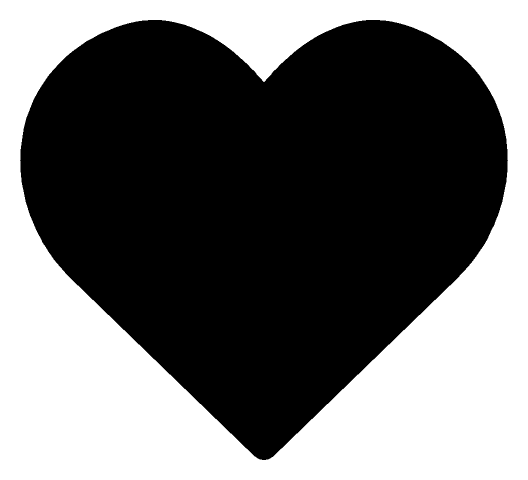
#> input picture assets/stickers/heart_black.png, 1056 x 960 px (shown at 1/2 size); its folder holds 4 pictures in this run
$ python chrome_sticker.py
#> lines starting #> are read from the running program, lines starting #| are printed output that depends on the picture
"""把黑色剪影刀模轉成鉻金屬質感的造型貼 PNG。

作法是 Y2K 液態鉻的標準假反射：整片形狀套一條垂直的環境反射帶
（天空亮 → 地平線暗 → 地面回亮），再用倒角算出的法線去「扭曲」取樣位置，
邊緣就會出現拉長的鏡面反射。最後疊高光與極淡的虹彩。
輸出 RGBA，不含陰影（陰影在合成階段依場景光源另外加）。
"""
from __future__ import annotations

from pathlib import Path

import numpy as np
from PIL import Image
from scipy.ndimage import distance_transform_edt, gaussian_filter

SHAPES = ("heart", "star", "teardrop", "tomato")   # 10-08 雲朵改蕃茄

# 垂直環境反射帶：位置 → RGB。中間那道暗帶是鉻金屬「像鏡子」的關鍵。
CHROME_RAMP = (
    (0.00, (246, 248, 252)),
    (0.18, (186, 196, 212)),
    (0.36, (96, 102, 118)),
    (0.47, (62, 66, 80)),
    (0.55, (168, 176, 190)),
    (0.63, (253, 253, 254)),
    (0.80, (212, 216, 224)),
    (1.00, (150, 156, 168)),
)

IRIDESCENT = np.array([0xDD, 0xAE, 0xFF], dtype=np.float32)   # Guideline 炫彩
PATTERN_PINK = np.array([0xFF, 0x97, 0xCE], dtype=np.float32)  # Guideline 印花

BEVEL_RATIO = 0.055      # 倒角寬度佔短邊比例；太大會變成塑膠件
DISTORT = 0.55           # 法線扭曲取樣的強度，決定邊緣反射被拉多長
TINT = 0.10              # 虹彩混入比例
SUPERSAMPLE = 3


def _ramp(sample: np.ndarray) -> np.ndarray:
    pos = np.array([s[0] for s in CHROME_RAMP], dtype=np.float32)
    cols = np.array([s[1] for s in CHROME_RAMP], dtype=np.float32)
    out = np.empty(sample.shape + (3,), dtype=np.float32)
    for c in range(3):
        out[..., c] = np.interp(np.clip(sample, 0.0, 1.0), pos, cols[:, c])
    return out


def _height_field(alpha: np.ndarray, bevel_px: float) -> np.ndarray:
    """中央微微隆起、邊緣圓弧下降的高度圖（0–1）。"""
    inside = distance_transform_edt(alpha > 0.5)
    t = np.clip(inside / max(bevel_px, 1.0), 0.0, 1.0)
    bevel = np.sqrt(1.0 - (1.0 - t) ** 2)          # 四分之一圓，邊緣才不會有折角
    dome = np.clip(inside / max(inside.max(), 1.0), 0.0, 1.0) ** 0.5
    return gaussian_filter(bevel * 0.88 + dome * 0.12, bevel_px * 0.18)


def _normals(height: np.ndarray, strength: float) -> tuple[np.ndarray, np.ndarray, np.ndarray]:
    gy, gx = np.gradient(height)
    nx, ny = -gx * strength, -gy * strength
    nz = np.ones_like(height)
    norm = np.sqrt(nx * nx + ny * ny + nz * nz)
    return nx / norm, ny / norm, nz / norm


def _iridescence(nx: np.ndarray, ny: np.ndarray) -> np.ndarray:
    phase = np.clip((nx * 0.7 + ny * 0.7 + 1.0) / 2.0, 0.0, 1.0)
    mix = (np.sin(phase * np.pi * 2.0) * 0.5 + 0.5)[..., None]
    return IRIDESCENT * mix + PATTERN_PINK * (1.0 - mix)


def render(src: Path, out: Path, size: int = 512) -> None:
    img = Image.open(src).convert("RGBA")
    scale = size * SUPERSAMPLE / max(img.size)
    img = img.resize((max(1, round(img.width * scale)), max(1, round(img.height * scale))), Image.LANCZOS)

    alpha = np.array(img)[..., 3].astype(np.float32) / 255.0
    h, w = alpha.shape
    bevel = min(h, w) * BEVEL_RATIO
    height = _height_field(alpha, bevel)
    nx, ny, nz = _normals(height, strength=min(h, w) * 0.09)

    # 形狀自身的垂直座標當基準取樣位置，再被法線扭曲
    base = np.linspace(0.0, 1.0, h, dtype=np.float32)[:, None] * np.ones((1, w), dtype=np.float32)
    colour = _ramp(base - ny * DISTORT)
    colour = colour * (1.0 - TINT) + _iridescence(nx, ny) * TINT

    # 左上主光源的鏡面高光
    spec = np.clip(nx * -0.42 + ny * -0.80 + nz * 0.43, 0.0, 1.0) ** 34
    colour += spec[..., None] * 235.0
    # 最外一圈壓暗，形狀在亮背景上才立得住
    rim = np.clip(1.0 - height / 0.22, 0.0, 1.0) * (alpha > 0.5)
    colour *= (1.0 - 0.40 * rim)[..., None]

    rgba = np.dstack([np.clip(colour, 0, 255), alpha * 255.0]).astype(np.uint8)
    res = Image.fromarray(rgba, "RGBA")
    res = res.resize((res.width // SUPERSAMPLE, res.height // SUPERSAMPLE), Image.LANCZOS)
    res.save(out)


def main() -> None:
    root = Path(__file__).resolve().parent.parent / "assets" / "stickers"
    for name in SHAPES:
        src = root / f"{name}_black.png"
        if not src.exists():
            raise FileNotFoundError(f"找不到刀模檔：{src}")
        dst = root / f"{name}_chrome.png"
        render(src, dst)
#> in render, img is the input picture: PIL image 1056x960 RGBA; mean R, G, B, A 0, 0, 0, 146.3
#> in render, `nx, ny, nz = _normals(height, strength=min(h, w) * 0.09)`:
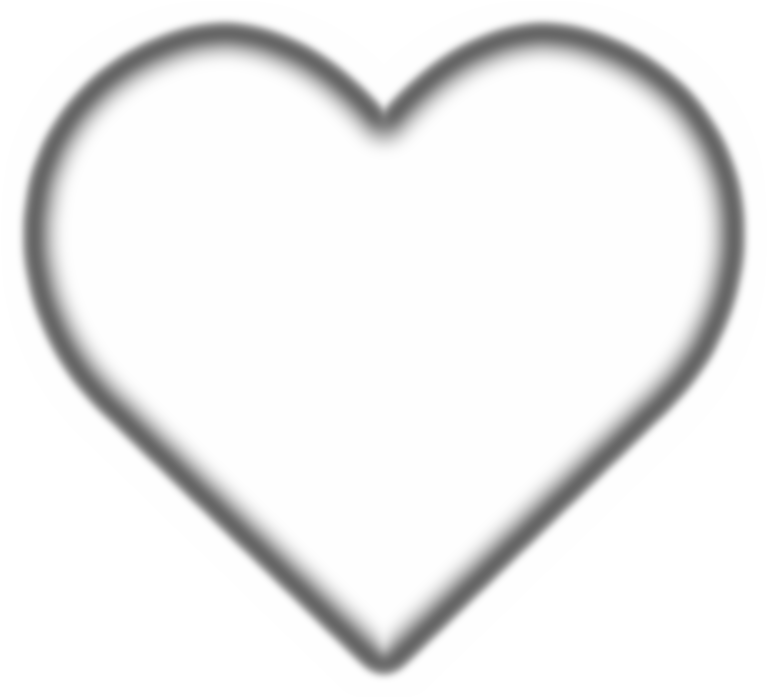
#> nz: shape (1396, 1536) float64 (shown at 1/2 size); min 0.4, max 1, mean 0.939
#> after the loop in _ramp, `for c in range(3):`:
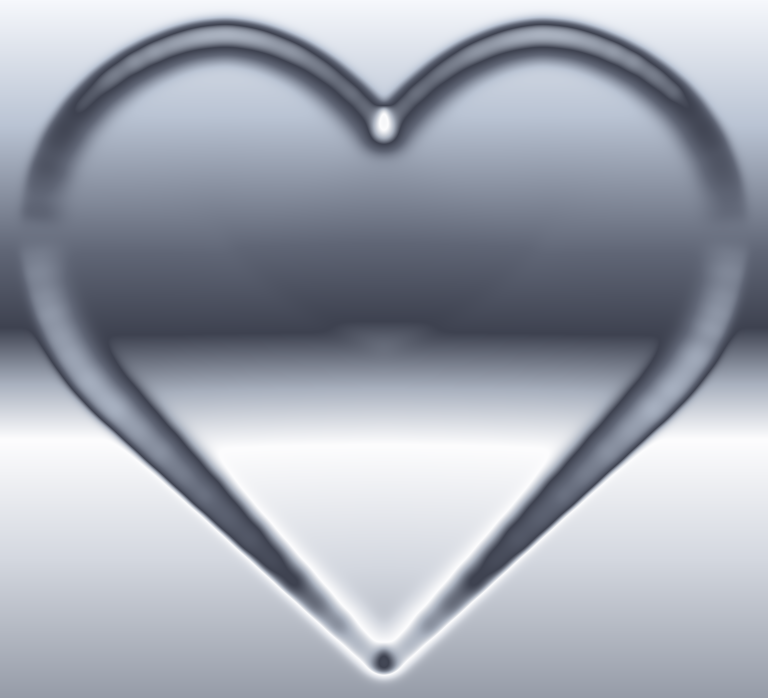
#> out: shape (1396, 1536, 3) float32 (shown at 1/2 size); mean of channels 0, 1, 2 160.3, 165.7, 177.1; drawn as R, G, B
#> after the loop in _ramp, `for c in range(3):`:
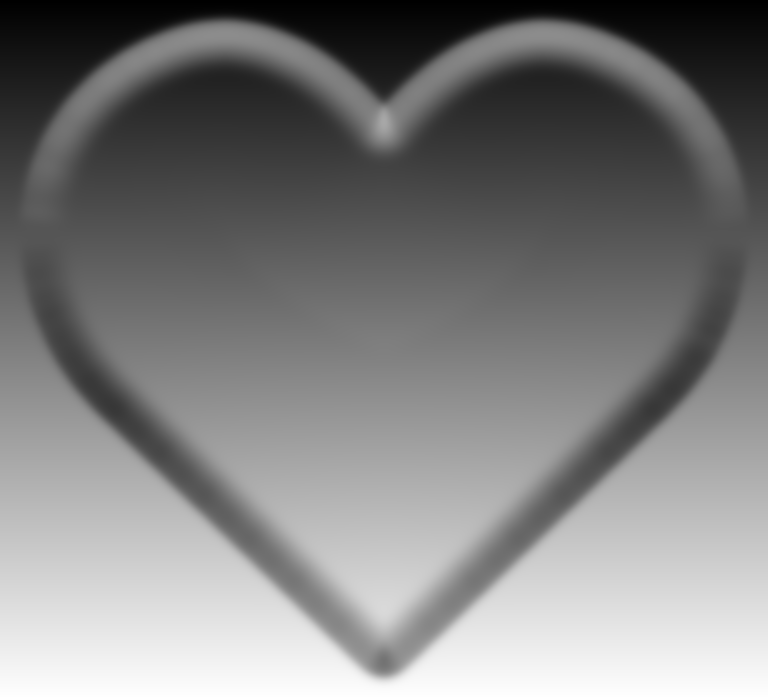
#> sample: shape (1396, 1536) float64 (shown at 1/2 size); min 0, max 1, mean 0.5
#> in _iridescence, `mix = (np.sin(phase * np.pi * 2.0) * 0.5 + 0.5)[..., None]`:
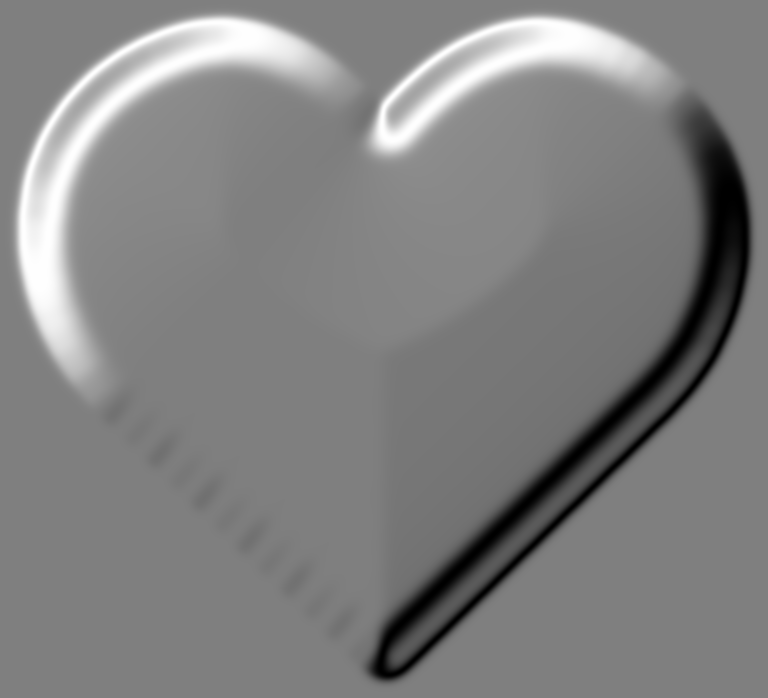
#> mix: shape (1396, 1536, 1) float64 (shown at 1/2 size); min 1.33e-10, max 1, mean 0.506
#> in _iridescence, `return IRIDESCENT * mix + PATTERN_PINK * (1.0 - mix)`:
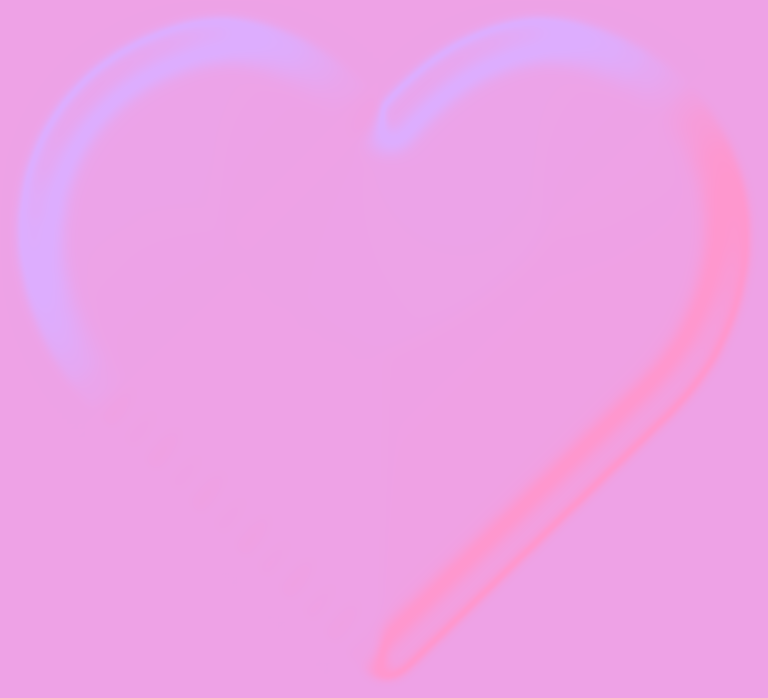
#> returned value: shape (1396, 1536, 3) float64 (shown at 1/2 size); mean of channels 0, 1, 2 237.8, 162.6, 230.8; drawn as R, G, B
#> in render, `colour += spec[..., None] * 235.0`:
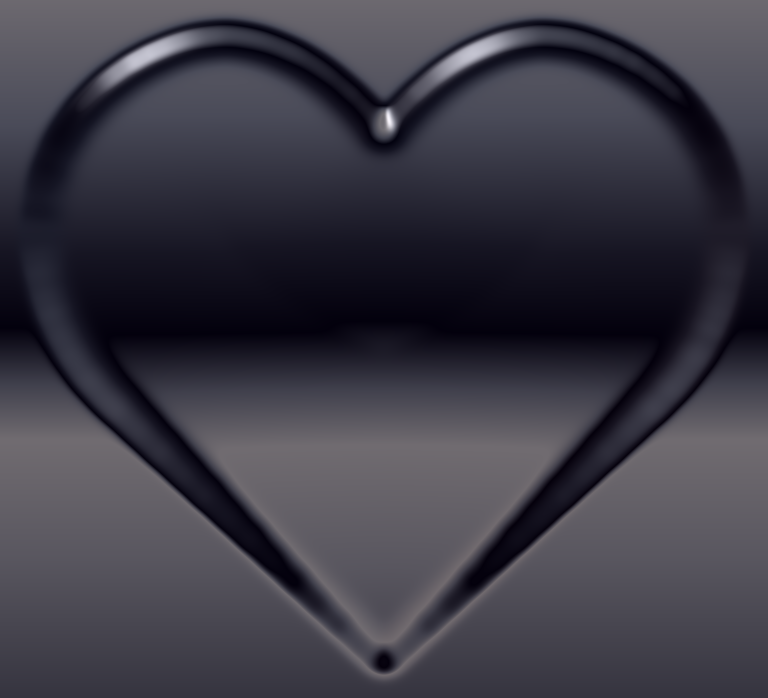
#> colour: shape (1396, 1536, 3) float64 (shown at 1/2 size); mean of channels 0, 1, 2 169.9, 167.2, 184.5; drawn with min black and max white
#> in render, `res = res.resize((res.width // SUPERSAMPLE, res.height // SUPERSAMPLE)..`:
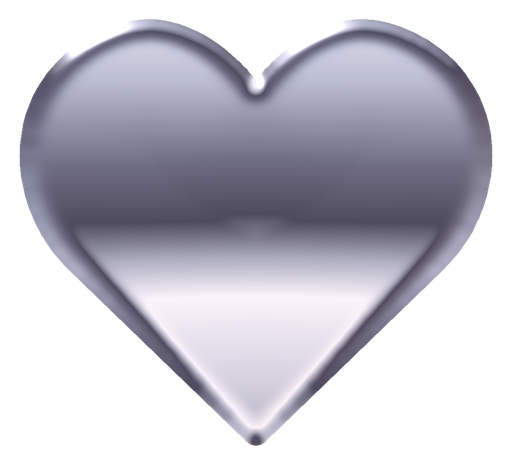
#> res: PIL image 512x465 RGBA; mean R, G, B, A 87.9, 86.7, 97.5, 146.3; transparent parts drawn white
        print(f"{name}: {src.name} -> {dst.name}")
#> pass 2 of the loop in main, `for name in SHAPES:`:
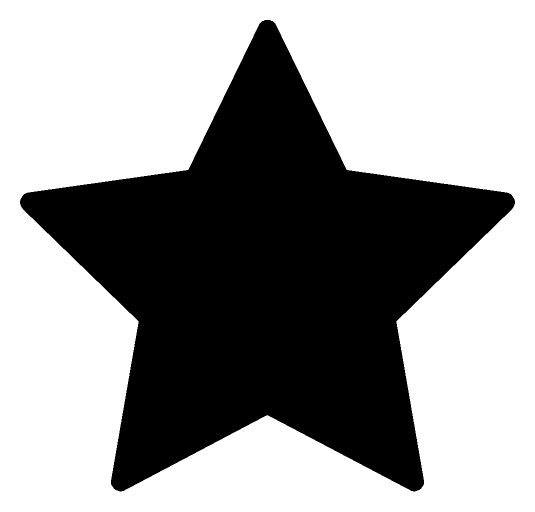
#> input picture assets/stickers/star_black.png, 1070 x 1023 px (shown at 1/2 size)
#> in render, img is the input picture: PIL image 1070x1023 RGBA; mean R, G, B, A 0, 0, 0, 100.4
#> img: PIL image 1536x1469 RGBA
#> alpha: shape (1469, 1536) float32
#> inside: shape (1469, 1536) float64
#> t: shape (1469, 1536) float64
#> dome: shape (1469, 1536) float64
#> gy: shape (1469, 1536) float64
#> gx: shape (1469, 1536) float64
#> norm: shape (1469, 1536) float64
#> nz: shape (1469, 1536) float64
#> after the loop in _ramp (call 2), `for c in range(3):`:
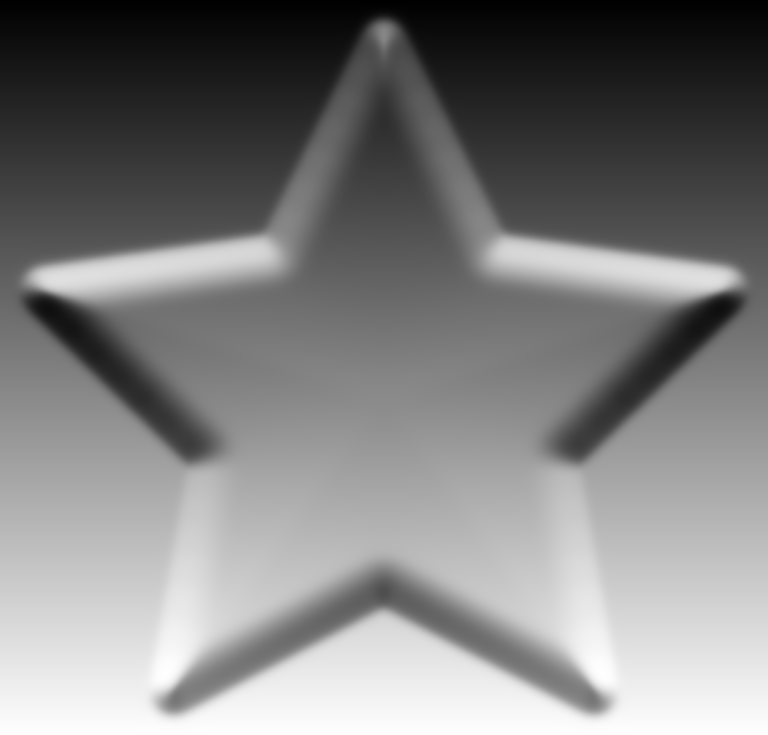
#> sample: shape (1469, 1536) float64 (shown at 1/2 size); min 0, max 1, mean 0.5
#> phase: shape (1469, 1536) float64
#> in _iridescence (call 2), `mix = (np.sin(phase * np.pi * 2.0) * 0.5 + 0.5)[..., None]`:
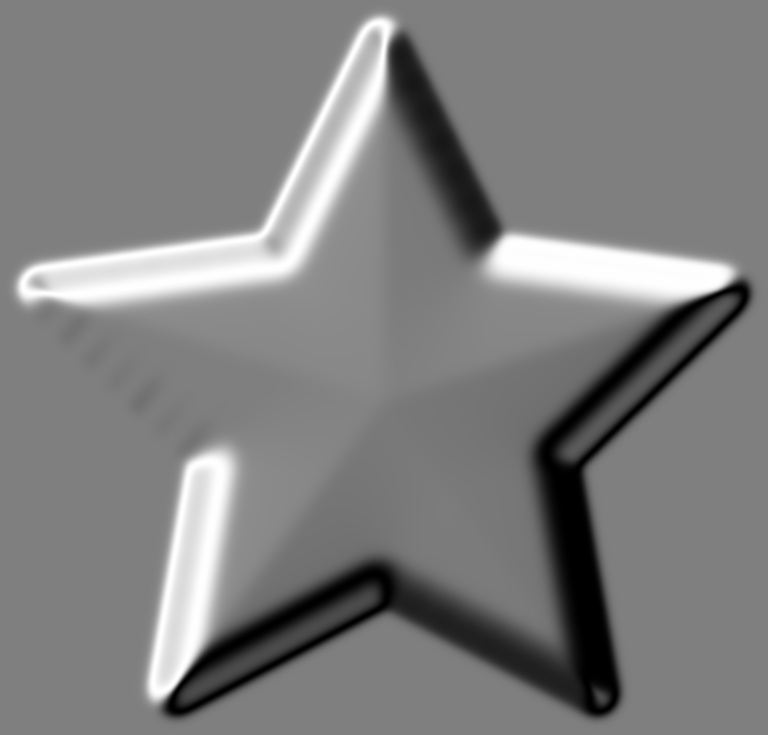
#> mix: shape (1469, 1536, 1) float64 (shown at 1/2 size); min 2.7e-12, max 1, mean 0.499


if __name__ == "__main__":
#> (the run stopped early here; a loop or call above may not have finished)
